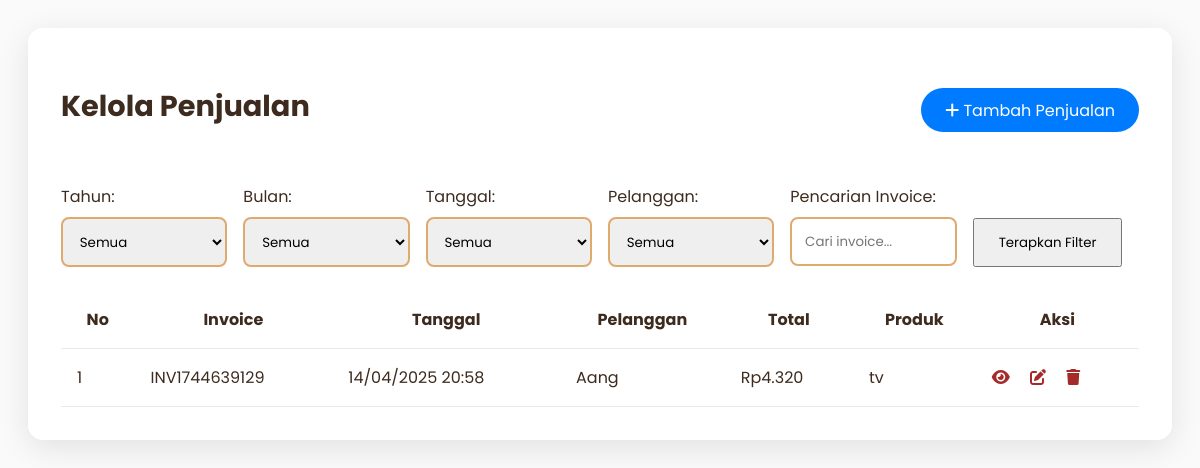
Before: /admin/penjualan/penjualan.php with the older database file.
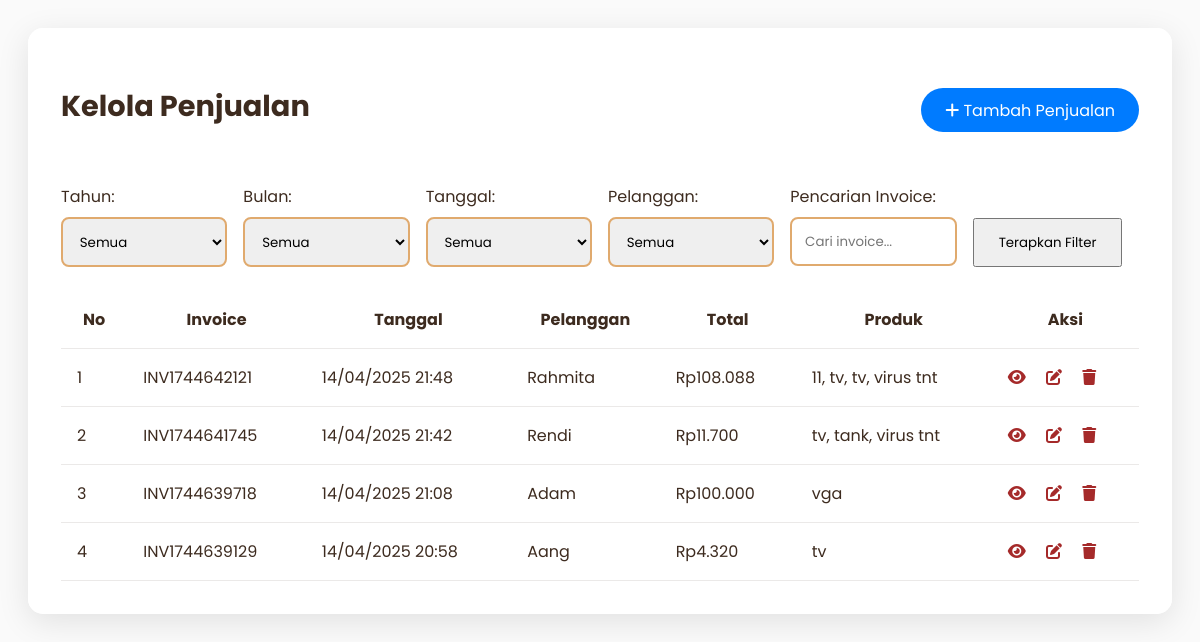
After: the same page with the newer database file.
### tables this page shows
CREATE TABLE `penjualan` (
  `PenjualanID` int(10) NOT NULL,
  `TanggalPenjualan` datetime DEFAULT NULL,
  `tgl_bayar` datetime DEFAULT NULL,
  `PelangganID` int(10) DEFAULT NULL,
  `status_bayar` enum('belum dibayar','dibayar') NOT NULL DEFAULT 'belum dibayar',
  `invoice` varchar(50) NOT NULL,
  `diskon` decimal(5,2) DEFAULT NULL,
  `pajak` decimal(5,2) DEFAULT NULL,
  `updated_at` datetime DEFAULT current_timestamp() ON UPDATE current_timestamp()
);

CREATE TABLE `pelanggan` (
  `PelangganID` int(10) NOT NULL,
  `NamaPelanggan` varchar(255) DEFAULT NULL,
  `Alamat` text DEFAULT NULL,
  `NomorTelepon` varchar(20) DEFAULT NULL,
  `jk` enum('Laki_Laki','Perempuan') NOT NULL
);

### admin/penjualan/penjualan.php (the view, shortened to what this page needs)
<?php
$koneksi = new mysqli("localhost", "root", "", "kasir_reddra");
$search = isset($_GET['search']) ? $_GET['search'] : '';
$where_conditions = [];
$params = [];
$param_types = "";
$where_clause = (count($where_conditions) > 0) ? "WHERE " . implode(" AND ", $where_conditions) : "";
$results_per_page = 5;
$page = isset($_GET['page']) ? intval($_GET['page']) : 1;
$page = ($page < 1) ? 1 : $page;
$start_from = ($page - 1) * $results_per_page;
$query = "SELECT
            p.PenjualanID,
            p.invoice,
            p.TanggalPenjualan,
            pel.NamaPelanggan,
            IFNULL(MAX(dp.total_harga), 0) AS Total_Harga,
            GROUP_CONCAT(prod.NamaProduk SEPARATOR ', ') AS Produk_Dibeli
          FROM penjualan p
          LEFT JOIN pelanggan pel ON p.PelangganID = pel.PelangganID
          LEFT JOIN detailpenjualan dp ON p.PenjualanID = dp.PenjualanID
          LEFT JOIN produk prod ON dp.ProdukID = prod.ProdukID
          $where_clause
          GROUP BY p.PenjualanID
          ORDER BY p.PenjualanID DESC
          LIMIT ?, ?";
$params_for_query = $params;
$params_for_query[] = $start_from;
$params_for_query[] = $results_per_page;
$param_types_for_query = $param_types . "ii";
$stmt = $koneksi->prepare($query);
if ($stmt) {
    if ($params_for_query) {
        $stmt->bind_param($param_types_for_query, ...$params_for_query);
    }
    $stmt->execute();
    $result = $stmt->get_result();
} else {
    die("Query error: " . $koneksi->error);
}
?>
<!DOCTYPE html>
<html lang="id">
<head>
    <link rel="stylesheet" href="https://cdnjs.cloudflare.com/ajax/libs/font-awesome/6.4.0/css/all.min.css">
    <link rel="stylesheet" href="https://cdn.jsdelivr.net/npm/sweetalert2@11/dist/sweetalert2.min.css">
</head>
<body>
    <div class="glass-panel">
        <div class="header">
            <h2 class="page-title">Kelola Penjualan</h2>
            <a href="tambah_penjualan.php" class="tambah-btn"><i class="fas fa-plus"></i> Tambah Penjualan</a>
        </div>
        <div class="filters">
            <div class="filter-group">
                <label>Tahun:</label>
                <select id="tahun">
                    <option value="">Semua</option>
                </select>
            </div>
            <div class="filter-group">
                <label>Bulan:</label>
                <select id="bulan">
                    <option value="">Semua</option>
                </select>
            </div>
            <div class="filter-group">
                <label>Tanggal:</label>
                <select id="tanggal">
                    <option value="">Semua</option>
                </select>
            </div>
            <div class="filter-group">
                <label>Pelanggan:</label>
                <select id="pelanggan">
                    <option value="">Semua</option>
                </select>
            </div>
            <div class="filter-group">
                <label>Pencarian Invoice:</label>
                <input type="text" id="search" placeholder="Cari invoice..." value="<?= htmlspecialchars($search) ?>">
            </div>
            <div class="filter-group" style="align-self: flex-end;">
                <button style="padding: 0.8rem 1.5rem;" onclick="applyFilter()">Terapkan Filter</button>
            </div>
        </div>
        <table class="data-table">
            <thead>
                <tr>
                    <th>No</th>
                    <th>Invoice</th>
                    <th>Tanggal</th>
                    <th>Pelanggan</th>
                    <th>Total</th>
                    <th>Produk</th>
                    <th>Aksi</th>
                </tr>
            </thead>
            <tbody id="tableBody">
                <?php if ($result && $result->num_rows > 0): ?>
                <?php $no = 1 + (($page - 1) * $results_per_page); ?>
                <?php while ($row = $result->fetch_assoc()): ?>
                <tr>
                    <td><?= $no++ ?></td>
                    <td><?= htmlspecialchars($row['invoice']) ?></td>
                    <td><?= date('d/m/Y H:i', strtotime($row['TanggalPenjualan'])) ?></td>
                    <td><?= htmlspecialchars($row['NamaPelanggan'] ?? 'Umum') ?></td>
                    <td>Rp<?= number_format($row['Total_Harga'], 0, ',', '.') ?></td>
                    <td><?= htmlspecialchars($row['Produk_Dibeli']) ?></td>
                    <td>
                        <a href="detail_penjualan.php?id=<?= $row['PenjualanID'] ?>"><i class="fas fa-eye"></i></a>
                        <a href="edit_penjualan.php?id=<?= $row['PenjualanID'] ?>" style="margin:0 1rem;"><i
                                class="fas fa-edit"></i></a>
                        <a href="#" class="delete-btn" data-id="<?= $row['PenjualanID'] ?>"><i
                                class="fas fa-trash"></i></a>
                    </td>
                </tr>
                <?php endwhile; ?>
                <?php else: ?>
                <tr>
                    <td colspan="7" style="text-align:center; padding:2rem;">Tidak ada data penjualan</td>
                </tr>
                <?php endif; ?>
            </tbody>
        </table>
    </div>
</body>
</html>

### admin/penjualan/penjualan.php (style rules this page uses)
* { box-sizing: border-box; font-family: 'Poppins', sans-serif; }
body { background: #fafafa; color: #3D2B1F; padding: 20px; }
.glass-panel { background: rgba(255, 255, 255, 0.98); backdrop-filter: blur(15px); border: 1px solid rgba(255, 255, 255, 0.2); box-shadow: 0 8px 32px rgba(0, 0, 0, 0.1); border-radius: 15px; padding: 2rem; margin: 0 auto; max-width: 1200px; }
.header { display: flex; justify-content: space-between; align-items: center; margin-bottom: 1.5rem; }
.page-title { font-size: 1.8rem; color: #3D2B1F; position: relative; padding-bottom: 0.5rem; }
.tambah-btn { background: #007bff; color: white; padding: 0.6rem 1.5rem; border-radius: 30px; text-decoration: none; transition: background 0.3s ease; }
.filters { display: flex; flex-wrap: wrap; gap: 1rem; margin-bottom: 1.5rem; }
.filter-group { flex: 1; min-width: 150px; }
select, input { width: 100%; padding: 0.8rem; border: 2px solid #E0AA6E; border-radius: 8px; margin-top: 0.5rem; }
.data-table { width: 100%; border-collapse: collapse; margin-top: 1rem; }
.data-table th, .data-table td { padding: 1rem; border-bottom: 1px solid rgba(61, 43, 31, 0.1); }
.data-table a i { color: brown; }

Changed rows visible on the page:
added penjualan: invoice "INV1744642121", TanggalPenjualan "14/04/2025 21:48", PelangganID.NamaPelanggan "Rahmita", Total_Harga "108.088", Produk_Dibeli "11, tv, tv, virus tnt"
added penjualan: invoice "INV1744641745", TanggalPenjualan "14/04/2025 21:42", PelangganID.NamaPelanggan "Rendi", Total_Harga "11.700", Produk_Dibeli "tv, tank, virus tnt"
added penjualan: invoice "INV1744639718", TanggalPenjualan "14/04/2025 21:08", PelangganID.NamaPelanggan "Adam", Total_Harga "100.000", Produk_Dibeli "vga"
